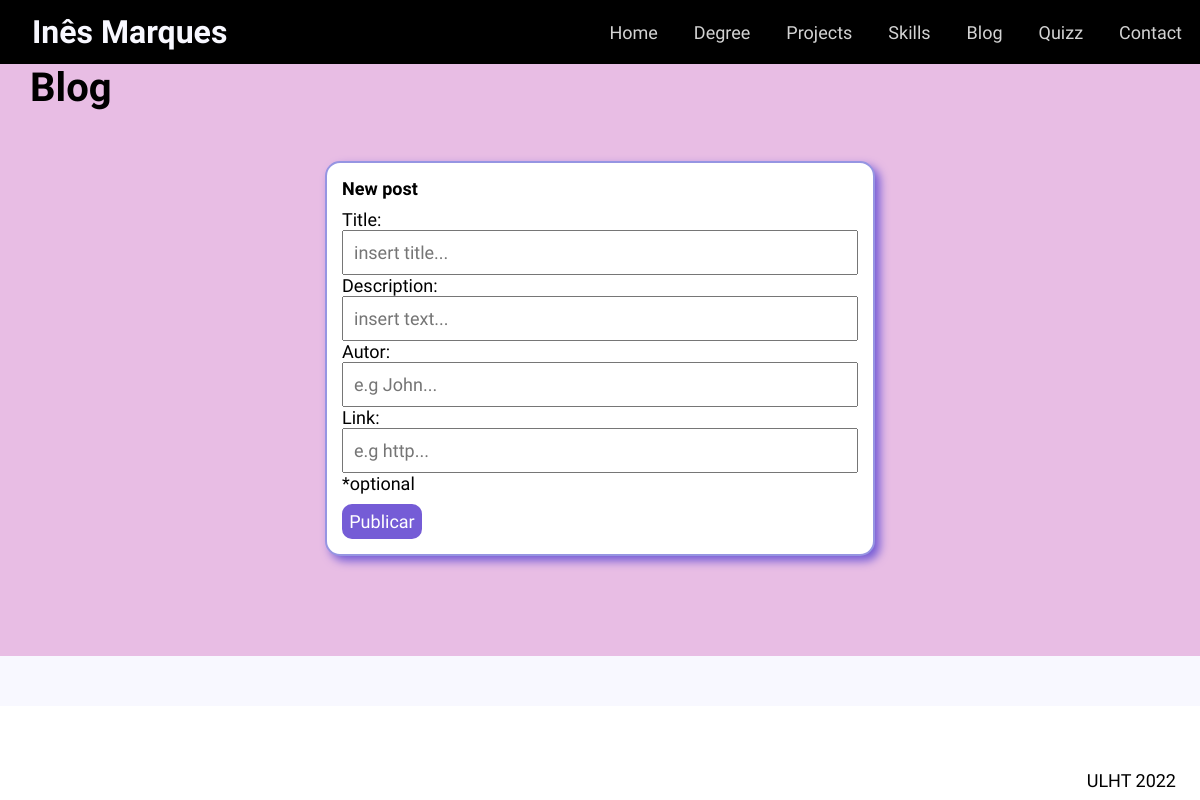
Page /blog on the earlier database version.
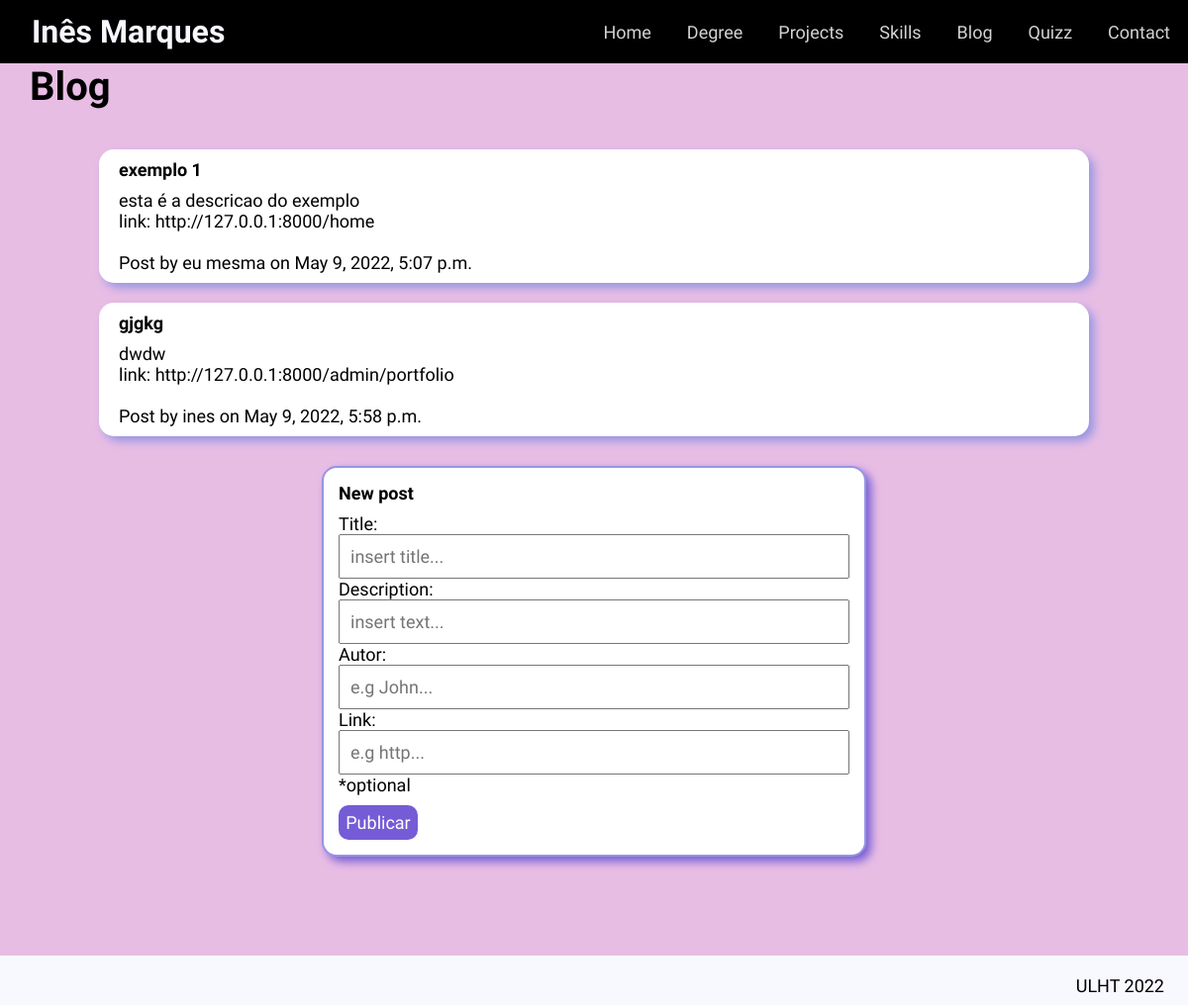
Same page on the later database version.
### portfolio/models.py (models this page shows, shortened)
class Post(models.Model):
    titulo = models.CharField(max_length=50)
    descricao = models.TextField()
    autor = models.CharField(max_length=100)
    criado = models.DateTimeField(auto_now_add=True)
    link = models.URLField(blank=True)

### portfolio/views.py (the view)
# urls.py: path('blog', views.blog_page_view, name='blog'),
def blog_page_view(request):
    form = PostForm(request.POST or None)
    if form.is_valid():
        form.save()
        return HttpResponseRedirect(reverse('portfolio:blog'))
    context = {
        'posts': Post.objects.all(),
        'form': form
    }
    return render(request, 'portfolio/blog.html', context)

### portfolio/forms.py
class PostForm(ModelForm):
    class Meta:
        model = Post
        fields = '__all__'
        widgets = {
            'titulo': forms.TextInput(attrs={'class': 'form-control', 'placeholder': 'insert title...'}),
            'descricao': forms.TextInput(attrs={'class': 'form-control', 'placeholder': 'insert text...'}),
            'link': forms.TextInput(attrs={'class': 'form-control', 'placeholder': 'e.g http...'}),
            'autor': forms.TextInput(attrs={'class': 'form-control', 'placeholder': 'e.g John...'}),
        }
        labels = {
            'titulo': 'Title',
            'descricao': 'Description',
            'link': 'Link',
            'autor': 'Autor',
        }
        help_texts = {
            'link': '*optional',
        }

### portfolio/templates/portfolio/blog.html (shortened to what this page needs)
<!DOCTYPE html>
<html lang="en">
<head>
</head>
<body>
    {% extends 'portfolio/layout.html' %}
    {% block main %}
        <div class = "introblog">
            <h1>Blog</h1>
        </div>
        <div class = "listaposts">
            {% for post in posts %}
                <div>
                    <h2>{{ post.titulo }}</h2>
                    <p>{{ post.descricao }}
                    <br>
                    {% if post.link != null %}
                        link: {{ post.link }}
                    {% endif %}</p>
                    <br>
                    Post by {{ post.autor }} on {{ post.criado }}
                    <br>
                </div>
            {% endfor %}
        </div>
        <div class = "novopost">
            <form action="" method="POST">
            <h2>New post</h2>
            {{ form.as_p }}
            <input type="submit" value="Publicar" class="botaosubmeter">
            </form>
        </div>
    {% endblock main %}

### portfolio/templates/portfolio/layout.html (shortened to what this page needs)
<!DOCTYPE html>
{% load static %}
<html lang="pt">
<head>
    {% load static %}
    <link rel="stylesheet" href="{% static 'portfolio/css/layoutstyle.css' %}">
    <link rel="stylesheet" href="{% static 'portfolio/css/blogstyle.css' %}">
    <link rel="stylesheet" href="{% static 'portfolio/css/quizzstyle.css' %}">
    <link rel="stylesheet" href="{% static 'portfolio/css/homestyle.css' %}">
    <link rel="stylesheet" href="{% static 'portfolio/css/degreestyle.css' %}">
    <link rel="stylesheet" href="{% static 'portfolio/css/projectsstyle.css' %}">
    <link rel="stylesheet" href="{% static 'portfolio/css/skillsstyle.css' %}">
    <link rel="stylesheet" href="{% static 'portfolio/css/contactstyle.css' %}">
</head>
<body>
    <header>
        <div>Inês Marques</div>
        <nav>
            <a href="{% url 'portfolio:home' %}">Home</a>
            <a href="{% url 'portfolio:degree' %}">Degree</a>
            <a href="{% url 'portfolio:projects' %}">Projects</a>
            <a href="{% url 'portfolio:skills' %}">Skills</a>
            <a href="{% url 'portfolio:blog' %}">Blog</a>
            <a href="{% url 'portfolio:quizz' %}">Quizz</a>
            <a href="{% url 'portfolio:contact' %}">Contact</a>
        </nav>
    </header>
    <main>
        {% block main %}
        {% endblock main %}
    </main>
    <footer>
        <div>ULHT 2022</div>
    </footer>
</body>
</html>

### portfolio/static/portfolio/css/layoutstyle.css (style rules this page uses)
* { padding: 0; margin: 0; box-sizing: border-box; font-family: 'Quicksand', sans-serif; font-size: 18px; }
header { height: 8vh; background: black; color: ghostwhite; top: 0; position: fixed; width: 100%; display:flex; justify-content: space-between; align-items: center; font-size: medium; }
header div { font-size: 2em; font-weight: bold; padding: 1em; }
header nav { display:flex; justify-content: flex-end; }
nav a { padding: 0 1em; text-decoration: none; font-size: 1rem; color: lightgray; }
main { height: 100%; background-color: ghostwhite; padding: 8vh 0 50px; }
footer { display:flex; bottom: 0; position: fixed; width: 100%; height: 5vh; justify-content: flex-end; padding: 0 2vw; align-items: center; }
h1 { font-size: 40px; padding-bottom: 10px; }
form { display: block; width: 550px; vertical-align: middle; margin: auto; border-radius: 15px; padding: 15px; }
form > h2 { padding-bottom: 10px; }
.botaosubmeter { margin-top: 10px; width: 80px; height: 35px; border: 2px solid #755cd6; background-color: #755cd6; color: white; border-radius: 10px; padding: unset; }

### portfolio/static/portfolio/css/blogstyle.css (style rules this page uses)
.introblog { padding-right: 30px; padding-left: 30px; background-color: #e8bde4; }
.listaposts { background-color: #e8bde4; display: flex; flex-flow: row wrap; justify-content: space-around; align-items: center; vertical-align: middle; padding: 20px 10px; }
.novopost { background-color: #e8bde4; padding-bottom: 100px; }
.novopost > form { background-color: white; border: 2px solid #9695e2; box-shadow: 5px 5px 10px #755cd6; }
.listaposts div { margin: 10px; width: 1000px; padding: 10px 20px; background: #fff; border-radius: 15px; box-shadow: 5px 5px 10px #9695e2; }
.listaposts h2 { padding-bottom: 10px; }
input[type="text"] { width: 100%; padding: 10px; }

Differences in the rows shown:
added Post: titulo "exemplo 1", descricao "esta é a descricao do exemplo", link "http://127.0.0.1:8000/home", autor "eu mesma", criado "May 9, 2022, 5:07 p.m."
added Post: titulo "gjgkg", descricao "dwdw", link "http://127.0.0.1:8000/admin/portfolio", autor "ines", criado "May 9, 2022, 5:58 p.m."
